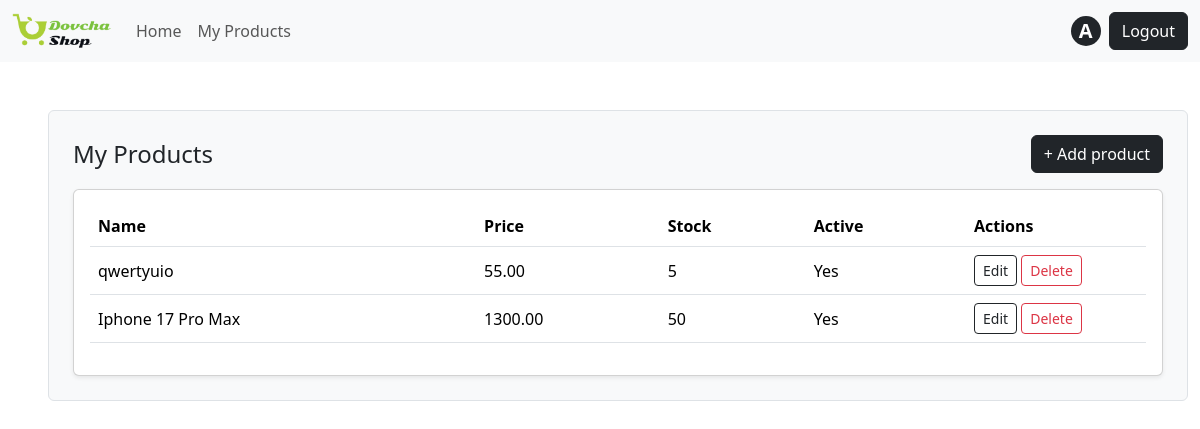
Before: /seller/products/ (signed in) with the older database file.
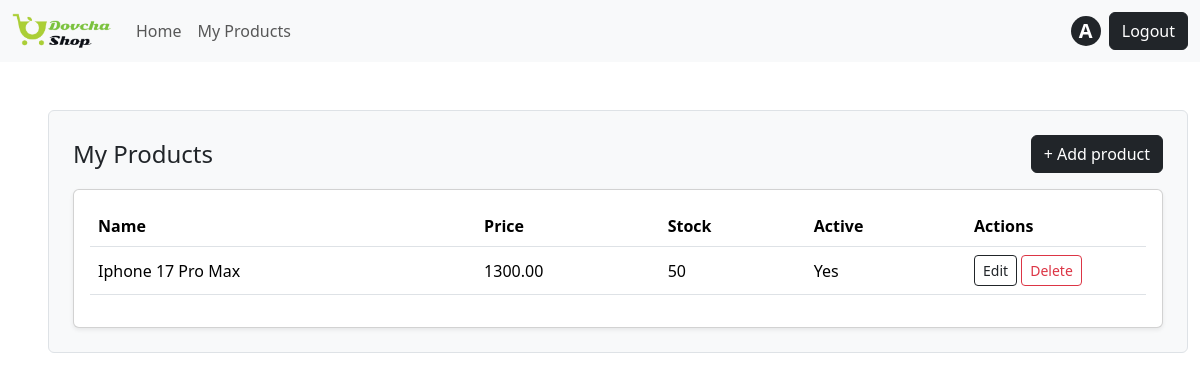
After: the same page with the newer database file.
### catalog/models.py (models this page shows, shortened)
class Product(models.Model):
   seller = models.ForeignKey(
       settings.AUTH_USER_MODEL,
       on_delete=models.CASCADE,
       related_name="products"
   )
   category = models.ForeignKey(
       Category,
       on_delete=models.SET_NULL,
       null=True,
       blank=True,
       related_name="products"
   )
   name = models.CharField(max_length=200)
   slug = models.SlugField(max_length=220, unique=True)
   price = models.DecimalField(max_digits=12, decimal_places=2)
   short_description = models.CharField(max_length=255, blank=True)
   description = models.TextField(blank=True)
   stock = models.PositiveIntegerField(default=0)
   is_active = models.BooleanField(default=True)
   main_image = models.ImageField(upload_to="products/main/", blank=True, null=True)
   created_at = models.DateTimeField(auto_now_add=True)

### catalog/views.py (the view)
# urls.py: path("seller/products/", views.SellerProductListView.as_view(), name="seller_products"),
class SellerProductListView(SellerRequiredMixin, ListView):
   model = Product
   template_name = "catalog/seller/product_list.html"
   context_object_name = "products"
   paginate_by = 10
   def get_queryset(self):
       return Product.objects.filter(seller=self.request.user).order_by("-created_at")

### catalog/mixins.py (called while the page is built)
   def test_func(self):
       user = self.request.user
       return user.is_authenticated and getattr(user, "role", None) == "SELLER"

### templates/catalog/seller/product_list.html (shortened to what this page needs)
{% extends "base.html" %}
{% block content %}
<div class="container bg-light p-4 m-5 border rounded">
    <div class="d-flex justify-content-between align-items-center mb-3">
 <h1 class="h4 mb-0">My Products</h1>
 <a class="btn btn-dark" href="{% url 'seller_product_add' %}">+ Add product</a>
</div>
<div class="card shadow-sm">
 <div class="card-body">
   {% if products %}
     <div class="table-responsive">
       <table class="table align-middle">
         <thead>
           <tr>
             <th>Name</th>
             <th>Price</th>
             <th>Stock</th>
             <th>Active</th>
             <th style="width:180px;">Actions</th>
           </tr>
         </thead>
         <tbody>
           {% for p in products %}
             <tr>
               <td>{{ p.name }}</td>
               <td>{{ p.price }}</td>
               <td>{{ p.stock }}</td>
               <td>{% if p.is_active %}Yes{% else %}No{% endif %}</td>
               <td>
                 <a class="btn btn-sm btn-outline-dark" href="{% url 'seller_product_edit' p.pk %}">Edit</a>
                 <a class="btn btn-sm btn-outline-danger" href="{% url 'seller_product_delete' p.pk %}">Delete</a>
               </td>
             </tr>
           {% endfor %}
         </tbody>
       </table>
     </div>
   {% else %}
     <p class="text-muted mb-0">Hozircha mahsulot yo‘q. + Add product bosib qo‘shing.</p>
   {% endif %}
 </div>
</div>
</div>
{% endblock %}

Changed rows visible on the page:
removed Product: name "qwertyuio", price "55.00", stock "5", is_active "Yes"
